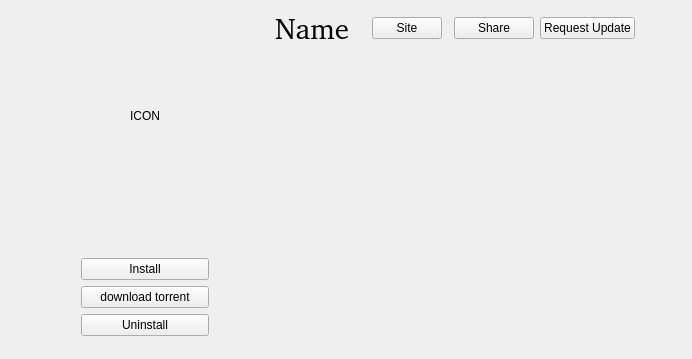
            <widget class="QWidget" name="widget_3" native="true">
             <property name="maximumSize">
              <size>
               <width>16777215</width>
               <height>350</height>
              </size>
             </property>
             <property name="autoFillBackground">
              <bool>true</bool>
             </property>
             <layout class="QGridLayout" name="gridLayout">
              <item row="0" column="8">
               <widget class="QPushButton" name="pushButton">
                <property name="text">
                 <string>Share</string>
                </property>
               </widget>
              </item>
              <item row="4" column="1">
               <spacer name="verticalSpacer_3">
                <property name="orientation">
                 <enum>Qt::Vertical</enum>
                </property>
                <property name="sizeType">
                 <enum>QSizePolicy::Fixed</enum>
                </property>
                <property name="sizeHint" stdset="0">
                 <size>
                  <width>20</width>
                  <height>20</height>
                 </size>
                </property>
               </spacer>
              </item>
              <item row="1" column="3" colspan="8">
               <widget class="QWidget" name="widget" native="true">
                <property name="minimumSize">
                 <size>
                  <width>0</width>
                  <height>30</height>
                 </size>
                </property>
                <layout class="QHBoxLayout" name="horizontalLayout_2">
                 <property name="leftMargin">
                  <number>0</number>
                 </property>
                 <property name="topMargin">
                  <number>0</number>
                 </property>
                 <property name="rightMargin">
                  <number>0</number>
                 </property>
                 <property name="bottomMargin">
                  <number>0</number>
                 </property>
                 <item>
                  <widget class="QLabel" name="tag_community">
                   <property name="maximumSize">
                    <size>
                     <width>30</width>
                     <height>16777215</height>
                    </size>
                   </property>
                   <property name="toolTip">
                    <string>&lt;html&gt;&lt;head/&gt;&lt;body&gt;&lt;p&gt;This app is developed by community user,we give this tag to honor those who contribute to the Linux Ecology&lt;/p&gt;&lt;/body&gt;&lt;/html&gt;</string>
                   </property>
                   <property name="whatsThis">
                    <string>&lt;html&gt;&lt;head/&gt;&lt;body&gt;&lt;p&gt;This app is developed by community user,we give this tag to honor those who contribute to the Linux Ecology&lt;/p&gt;&lt;/body&gt;&lt;/html&gt;</string>
                   </property>
                   <property name="text">
                    <string>&lt;html&gt;&lt;head/&gt;&lt;body&gt;&lt;p&gt;&lt;img src=&quot;:/tags/community-small.png&quot;/&gt;&lt;/p&gt;&lt;/body&gt;&lt;/html&gt;</string>
                   </property>
                  </widget>
                 </item>
                 <item>
                  <widget class="QLabel" name="tag_ubuntu">
                   <property name="maximumSize">
                    <size>
                     <width>30</width>
                     <height>16777215</height>
                    </size>
                   </property>
                   <property name="toolTip">
                    <string>&lt;html&gt;&lt;head/&gt;&lt;body&gt;&lt;p&gt;Capable to Ubuntu 22.04&lt;/p&gt;&lt;/body&gt;&lt;/html&gt;</string>
                   </property>
                   <property name="whatsThis">
                    <string>&lt;html&gt;&lt;head/&gt;&lt;body&gt;&lt;p&gt;Capable to Ubuntu 22.04&lt;/p&gt;&lt;/body&gt;&lt;/html&gt;</string>
                   </property>
                   <property name="text">
                    <string>&lt;html&gt;&lt;head/&gt;&lt;body&gt;&lt;p&gt;&lt;img src=&quot;:/tags/ubuntu-small.png&quot;/&gt;&lt;/p&gt;&lt;/body&gt;&lt;/html&gt;</string>
                   </property>
                  </widget>
                 </item>
                 <item>
                  <widget class="QLabel" name="tag_deepin">
                   <property name="maximumSize">
                    <size>
                     <width>30</width>
                     <height>16777215</height>
                    </size>
                   </property>
                   <property name="toolTip">
                    <string>&lt;html&gt;&lt;head/&gt;&lt;body&gt;&lt;p&gt;Capable to deepin 20&lt;/p&gt;&lt;/body&gt;&lt;/html&gt;</string>
                   </property>
                   <property name="whatsThis">
                    <string>&lt;html&gt;&lt;head/&gt;&lt;body&gt;&lt;p&gt;Capable to deepin 20&lt;/p&gt;&lt;/body&gt;&lt;/html&gt;</string>
                   </property>
                   <property name="text">
                    <string>&lt;html&gt;&lt;head/&gt;&lt;body&gt;&lt;p&gt;&lt;img src=&quot;:/tags/deepin-small.png&quot;/&gt;&lt;/p&gt;&lt;/body&gt;&lt;/html&gt;</string>
                   </property>
                  </widget>
                 </item>
                 <item>
                  <widget class="QLabel" name="tag_uos">
                   <property name="maximumSize">
                    <size>
                     <width>30</width>
                     <height>16777215</height>
                    </size>
                   </property>
                   <property name="toolTip">
                    <string>&lt;html&gt;&lt;head/&gt;&lt;body&gt;&lt;p&gt;Capable to UOS home 20&lt;/p&gt;&lt;/body&gt;&lt;/html&gt;</string>
                   </property>
                   <property name="whatsThis">
                    <string>&lt;html&gt;&lt;head/&gt;&lt;body&gt;&lt;p&gt;Capable to UOS home 20&lt;/p&gt;&lt;/body&gt;&lt;/html&gt;</string>
                   </property>
                   <property name="text">
                    <string>&lt;html&gt;&lt;head/&gt;&lt;body&gt;&lt;p&gt;&lt;img src=&quot;:/tags/uos-small.png&quot;/&gt;&lt;/p&gt;&lt;/body&gt;&lt;/html&gt;</string>
                   </property>
                  </widget>
                 </item>
                 <item>
                  <widget class="QLabel" name="tag_dtk5">
                   <property name="maximumSize">
                    <size>
                     <width>30</width>
                     <height>16777215</height>
                    </size>
                   </property>
                   <property name="toolTip">
                    <string>&lt;html&gt;&lt;head/&gt;&lt;body&gt;&lt;p&gt;This is a  DTK5 app,which means it would have better effect on Deepin Desktop Environment&lt;/p&gt;&lt;/body&gt;&lt;/html&gt;</string>
                   </property>
                   <property name="whatsThis">
                    <string>&lt;html&gt;&lt;head/&gt;&lt;body&gt;&lt;p&gt;This is a  DTK5 app,which means it would have better effect on Deepin Desktop Environment&lt;/p&gt;&lt;/body&gt;&lt;/html&gt;</string>
                   </property>
                   <property name="text">
                    <string>&lt;html&gt;&lt;head/&gt;&lt;body&gt;&lt;p&gt;&lt;img src=&quot;:/tags/dtk-small.png&quot;/&gt;&lt;/p&gt;&lt;/body&gt;&lt;/html&gt;</string>
                   </property>
                  </widget>
                 </item>
                 <item>
                  <widget class="QLabel" name="tag_dwine2">
                   <property name="maximumSize">
                    <size>
                     <width>30</width>
                     <height>16777215</height>
                    </size>
                   </property>
                   <property name="toolTip">
                    <string>&lt;html&gt;&lt;head/&gt;&lt;body&gt;&lt;p&gt;A deepin-wine2 app.If you are using ubuntu or other non-deepin distro,you should deploy deepin-wine2 by your self.&lt;/p&gt;&lt;/body&gt;&lt;/html&gt;</string>
                   </property>
                   <property name="whatsThis">
                    <string>&lt;html&gt;&lt;head/&gt;&lt;body&gt;&lt;p&gt;A deepin-wine2 app.If you are using ubuntu or other non-deepin distro,you should deploy deepin-wine2 by your self.&lt;/p&gt;&lt;/body&gt;&lt;/html&gt;</string>
                   </property>
                   <property name="text">
                    <string>&lt;html&gt;&lt;head/&gt;&lt;body&gt;&lt;p&gt;&lt;img src=&quot;:/tags/dwine2-small.png&quot;/&gt;&lt;/p&gt;&lt;/body&gt;&lt;/html&gt;</string>
                   </property>
                  </widget>
                 </item>
                 <item>
                  <widget class="QLabel" name="tag_dwine5">
                   <property name="maximumSize">
                    <size>
                     <width>30</width>
                     <height>16777215</height>
                    </size>
                   </property>
                   <property name="toolTip">
                    <string>&lt;html&gt;&lt;head/&gt;&lt;body&gt;&lt;p&gt;A deepin-wine5 app.If you are using ubuntu or other non-deepin distro,you should deploy deepin-wine5 by your self.&lt;/p&gt;&lt;/body&gt;&lt;/html&gt;</string>
                   </property>
                   <property name="whatsThis">
                    <string>&lt;html&gt;&lt;head/&gt;&lt;body&gt;&lt;p&gt;A deepin-wine5 app.If you are using ubuntu or other non-deepin distro,you should deploy deepin-wine5 by your self.&lt;/p&gt;&lt;/body&gt;&lt;/html&gt;</string>
                   </property>
                   <property name="text">
                    <string>&lt;html&gt;&lt;head/&gt;&lt;body&gt;&lt;p&gt;&lt;img src=&quot;:/tags/dwine5-small.png&quot;/&gt;&lt;/p&gt;&lt;/body&gt;&lt;/html&gt;</string>
                   </property>
                  </widget>
                 </item>
                 <item>
                  <widget class="QLabel" name="tag_a2d">
                   <property name="maximumSize">
                    <size>
                     <width>30</width>
                     <height>16777215</height>
                    </size>
                   </property>
                   <property name="toolTip">
                    <string>&lt;html&gt;&lt;head/&gt;&lt;body&gt;&lt;p&gt;An Appimage to deb app.&lt;/p&gt;&lt;/body&gt;&lt;/html&gt;</string>
                   </property>
                   <property name="whatsThis">
                    <string>&lt;html&gt;&lt;head/&gt;&lt;body&gt;&lt;p&gt;An Appimage to deb app.&lt;/p&gt;&lt;/body&gt;&lt;/html&gt;</string>
                   </property>
                   <property name="text">
                    <string>&lt;html&gt;&lt;head/&gt;&lt;body&gt;&lt;p&gt;&lt;img src=&quot;:/tags/a2d-small.png&quot;/&gt;&lt;/p&gt;&lt;/body&gt;&lt;/html&gt;</string>
                   </property>
                  </widget>
                 </item>
                 <item>
                  <spacer name="horizontalSpacer_10">
                   <property name="orientation">
                    <enum>Qt::Horizontal</enum>
                   </property>
                   <property name="sizeHint" stdset="0">
                    <size>
                     <width>40</width>
                     <height>20</height>
                    </size>
                   </property>
                  </spacer>
                 </item>
                </layout>
               </widget>
              </item>
              <item row="2" column="3">
               <spacer name="verticalSpacer_6">
                <property name="orientation">
                 <enum>Qt::Vertical</enum>
                </property>
                <property name="sizeType">
                 <enum>QSizePolicy::Fixed</enum>
                </property>
                <property name="sizeHint" stdset="0">
                 <size>
                  <width>20</width>
                  <height>20</height>
                 </size>
                </property>
               </spacer>
              </item>
              <item row="3" column="2">
               <spacer name="horizontalSpacer_2">
                <property name="orientation">
                 <enum>Qt::Horizontal</enum>
                </property>
                <property name="sizeType">
                 <enum>QSizePolicy::Maximum</enum>
                </property>
                <property name="sizeHint" stdset="0">
                 <size>
                  <width>60</width>
                  <height>20</height>
                 </size>
                </property>
               </spacer>
              </item>
              <item row="6" column="1">
               <widget class="QPushButton" name="pushButton_torrent">
                <property name="text">
                 <string>download torrent</string>
                </property>
               </widget>
              </item>
              <item row="7" column="1">
               <widget class="QPushButton" name="pushButton_uninstall">
                <property name="text">
                 <string>Uninstall</string>
                </property>
               </widget>
              </item>
              <item row="0" column="10">
               <spacer name="horizontalSpacer_6">
                <property name="orientation">
                 <enum>Qt::Horizontal</enum>
                </property>
                <property name="sizeHint" stdset="0">
                 <size>
                  <width>40</width>
                  <height>20</height>
                 </size>
                </property>
               </spacer>
              </item>
              <item row="8" column="1" rowspan="2">
               <spacer name="verticalSpacer_2">
                <property name="orientation">
                 <enum>Qt::Vertical</enum>
                </property>
                <property name="sizeHint" stdset="0">
                 <size>
                  <width>20</width>
                  <height>40</height>
                 </size>
                </property>
               </spacer>
              </item>
              <item row="5" column="1">
               <widget class="QPushButton" name="pushButton_download">
                <property name="text">
                 <string>Install</string>
                </property>
               </widget>
              </item>
              <item row="3" column="0">
               <spacer name="horizontalSpacer">
                <property name="orientation">
                 <enum>Qt::Horizontal</enum>
                </property>
                <property name="sizeType">
                 <enum>QSizePolicy::Maximum</enum>
                </property>
                <property name="sizeHint" stdset="0">
                 <size>
                  <width>70</width>
                  <height>20</height>
                 </size>
                </property>
               </spacer>
              </item>
              <item row="0" column="3" colspan="2">
               <widget class="QLabel" name="label_appname">
                <property name="font">
                 <font>
                  <family>Bitstream Charter</family>
                  <pointsize>22</pointsize>
                 </font>
                </property>
                <property name="text">
                 <string>Name</string>
                </property>
                <property name="textInteractionFlags">
                 <set>Qt::LinksAccessibleByMouse|Qt::TextSelectableByMouse</set>
                </property>
               </widget>
              </item>
              <item row="0" column="5">
               <spacer name="horizontalSpacer_7">
                <property name="orientation">
                 <enum>Qt::Horizontal</enum>
                </property>
                <property name="sizeType">
                 <enum>QSizePolicy::Fixed</enum>
                </property>
                <property name="sizeHint" stdset="0">
                 <size>
                  <width>10</width>
                  <height>20</height>
                 </size>
                </property>
               </spacer>
              </item>
              <item row="0" column="6">
               <widget class="QPushButton" name="pushButton_website">
                <property name="maximumSize">
                 <size>
                  <width>70</width>
                  <height>16777215</height>
                 </size>
                </property>
                <property name="styleSheet">
                 <string notr="true"/>
                </property>
                <property name="text">
                 <string>Site</string>
                </property>
               </widget>
              </item>
              <item row="0" column="9">
               <widget class="QPushButton" name="pushButton_update">
                <property name="text">
                 <string>Request Update</string>
                </property>
               </widget>
              </item>
              <item row="3" column="3" rowspan="6" colspan="8">
               <widget class="QLabel" name="label_info">
                <property name="font">
                 <font>
                  <kerning>true</kerning>
                 </font>
                </property>
                <property name="text">
                 <string>&lt;html&gt;&lt;head/&gt;&lt;body&gt;&lt;p&gt;&lt;br/&gt;&lt;/p&gt;&lt;/body&gt;&lt;/html&gt;</string>
                </property>
                <property name="alignment">
                 <set>Qt::AlignLeading|Qt::AlignLeft|Qt::AlignTop</set>
                </property>
                <property name="wordWrap">
                 <bool>true</bool>
                </property>
                <property name="textInteractionFlags">
                 <set>Qt::LinksAccessibleByMouse|Qt::TextSelectableByMouse</set>
                </property>
               </widget>
              </item>
              <item row="1" column="1">
               <widget class="QLabel" name="label_appicon">
                <property name="minimumSize">
                 <size>
                  <width>128</width>
                  <height>128</height>
                 </size>
                </property>
                <property name="maximumSize">
                 <size>
                  <width>128</width>
                  <height>128</height>
                 </size>
                </property>
                <property name="styleSheet">
                 <string notr="true">border-radius:10px;</string>
                </property>
                <property name="text">
                 <string>ICON</string>
                </property>
                <property name="scaledContents">
                 <bool>true</bool>
                </property>
                <property name="alignment">
                 <set>Qt::AlignCenter</set>
                </property>
               </widget>
              </item>
             </layout>
            </widget>
